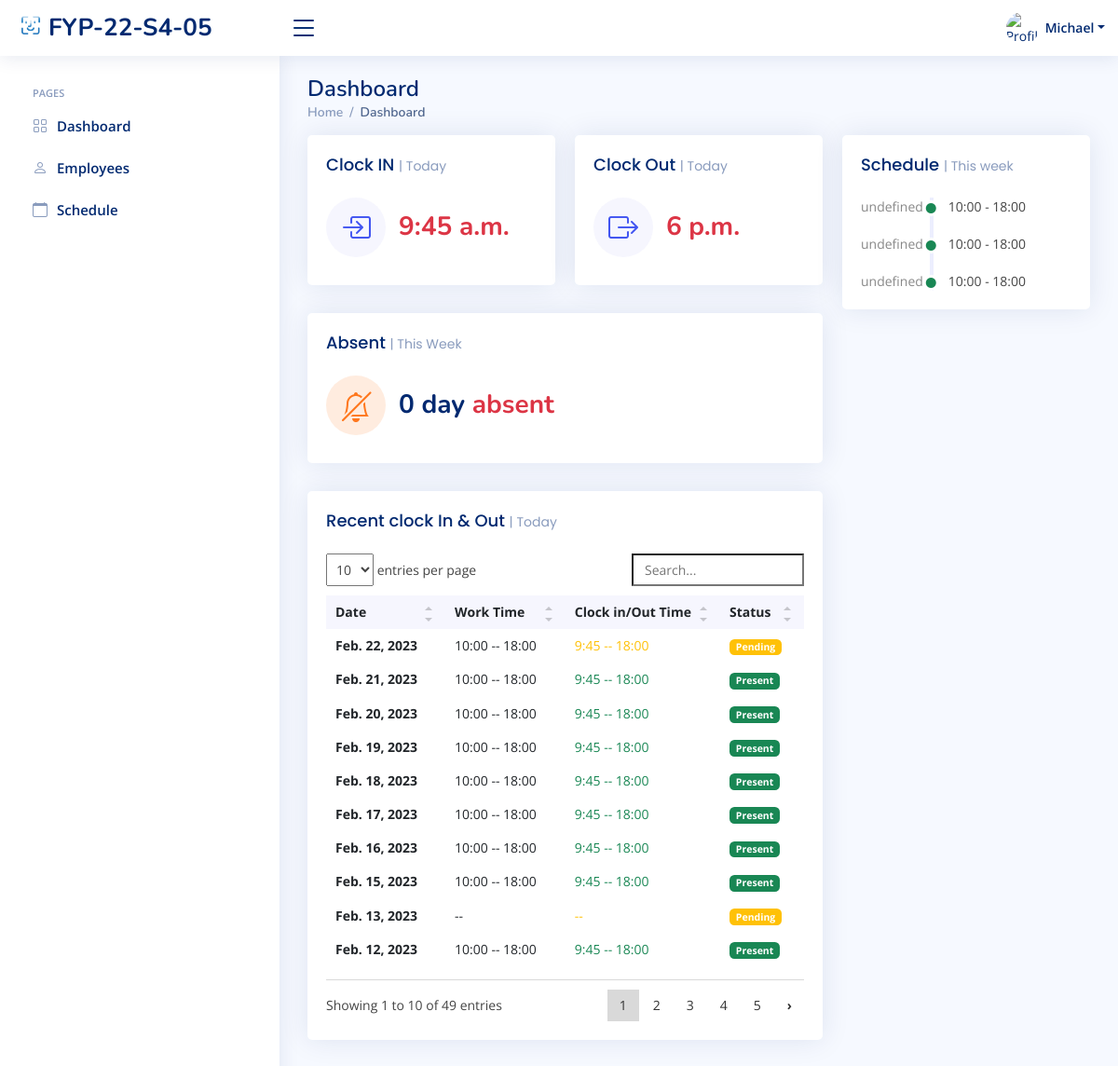
Before: /sys_admin/home/ (signed in) with the older database file.
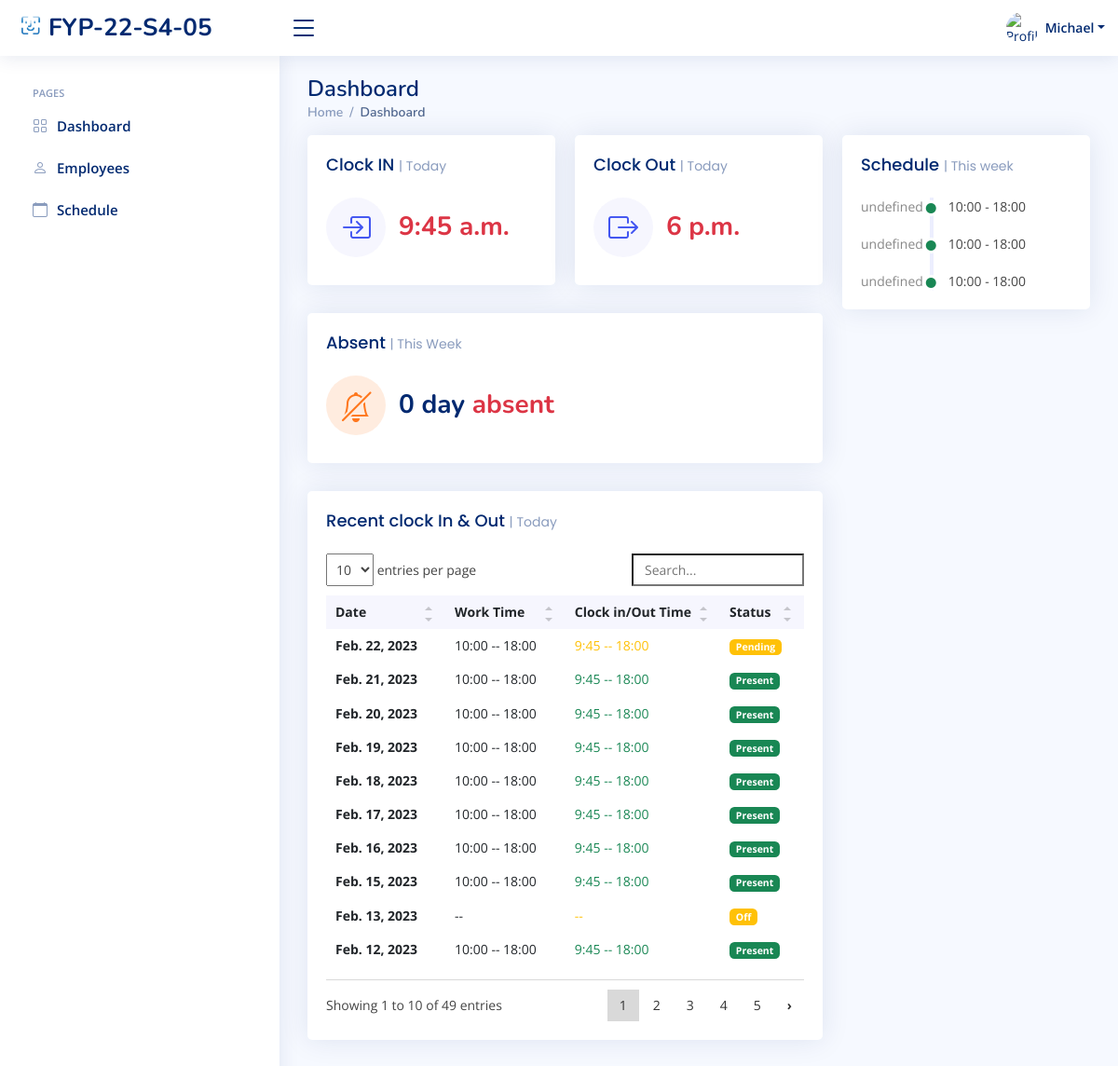
After: the same page with the newer database file.
### index/models.py (models this page shows, shortened)
class WorkSchedule(models.Model):
	WorkSchedule_id = models.BigAutoField(primary_key=True)
	Employee = models.ForeignKey(Employee,on_delete=models.CASCADE)
	InTime = models.TimeField(max_length=256, null=True, blank=True)
	OutTime = models.TimeField(max_length=256, null=True, blank=True)
	Mark = models.CharField(max_length=256,null=True)
	StartDate = models.DateField()
	StartTime = models.TimeField(null=True)
	EndTime = models.TimeField(null=True)
	class Meta:
		db_table = 'WorkSchedule'

### index/views/sys_admin.py (the view)
# urls.py: path('sys_admin/home/', sys_admin.sys_admin_home, name='sys_admin_home'),
def sys_admin_home(request):
	dt = datetime.strptime(currentDate, '%Y-%m-%d')
	start = dt - timedelta(days=dt.weekday())
	end = start + timedelta(days=6)
	startDate = start.strftime('%Y-%m-%d')
	endDate = end.strftime('%Y-%m-%d')
	Title = 'Admin Home Page'
	if 'Employee_ID' in request.session:
		fourdates = date.today() - timedelta(days=4)
		currentEmployee = Employee.objects.get(Employee_ID=request.session['Employee_ID'])
		CheckIn = ''
		CheckOut = ''
		Marklist = ['off', 'mc']
		CheckValues = WorkSchedule.objects.filter(Employee_id=request.session['Employee_ID']).filter(
			StartDate=currentDate)
		if CheckValues.exists():
			AttenCheck = WorkSchedule.objects.get(Employee_id=request.session['Employee_ID'], StartDate=currentDate)
			if AttenCheck.Mark.lower() != 'off' or AttenCheck.Mark.lower() != 'mc':
				if AttenCheck.InTime is None and AttenCheck.OutTime is not None:
					CheckIn = "Pending"
					CheckOut = AttenCheck.OutTime
				elif AttenCheck.OutTime is None and AttenCheck.InTime is not None:
					CheckIn = AttenCheck.InTime
					CheckOut = "Pending"
				elif AttenCheck.InTime is None and AttenCheck.OutTime is None:
					CheckOut = "Pending"
					CheckIn = "Pending"
				else:
					CheckIn = AttenCheck.InTime
					CheckOut = AttenCheck.OutTime
			else:
				CheckIn = 'OFF'
				CheckOut = 'OFF'
		scheduleWeek = WorkSchedule.objects.filter(Employee_id=request.session['Employee_ID'], StartDate__lte=endDate,
												   StartDate__gte=startDate, StartTime__isnull=False,
												   EndTime__isnull=False).order_by('StartDate')
		CountAsent = WorkSchedule.objects.filter(Employee_id=request.session['Employee_ID'],
												 StartDate__lte=currentDate, StartDate__gte=startDate).filter(
			Mark='Absent').count()
		RecentData = WorkSchedule.objects.filter(Employee_id=request.session['Employee_ID'],
												 StartDate__lte=currentDate).order_by("-StartDate")
		context = {
			'Role': currentEmployee.Role.Role_ID,
			'Employee_ID': currentEmployee.Employee_ID,
			'Full_Name': currentEmployee.Full_Name,
			'Job_Title': currentEmployee.Job_Title,
			'PFP': currentEmployee.Profile_Image.url,
			'Redata': RecentData,
			'ScheduleWeek': scheduleWeek,
			'count': CountAsent,
			'CheckIn': CheckIn,
			'CheckOut': CheckOut,
			'title': Title,
		}
		return render(request, 'sys_admin/sys_admin_home.html', context)
	else:
		messages.error(request, 'Please login first')
		return redirect('login')

### templates/sys_admin/sys_admin_home.html (shortened to what the changed rows need)
{% extends "index/base.html" %}
{% load static %}
{% block content %}
  <main id="main" class="main">
    <div class="pagetitle">
      <h1>Dashboard</h1>
    </div>
    <section class="section dashboard">
      <div class="row">
        <div class="col-lg-8">
          <div class="row">
            <div class="col-12">
              <div class="card recent-sales overflow-auto">
                <div class="card-body">
                  <table class="table table-borderless datatable">
                    <thead>
                      <tr>
                        <th scope="col">Date</th>
                        <th scope="col">Work Time</th>
                        <th scope="col">Clock in/Out Time</th>
                        <th scope="col">Status</th>
                      </tr>
                    </thead>
                    <tbody>
                      {% for Ad in Redata %}
                      <tr>
                        <th scope="row">{{ Ad.StartDate }}</th>
                        <td>{{ Ad.StartTime |date:"G:i"}}  --   {{ Ad.EndTime |date:"G:i"}}</td>
                        {% if Ad.Mark in 'Present' %}
                        <td><span class ="text-success">{{ Ad.InTime |date:"G:i" }}   --   {{ Ad.OutTime |date:"G:i" }}</span></td>
                        <td><span class="badge bg-success">{{ Ad.Mark }}</span></td>
                        {% elif Ad.Mark in 'Late' %}
                        <td><span class ="text-danger">{{ Ad.InTime |date:"G:i"}} </span>  --   {{ Ad.OutTime |date:"G:i"}}</td>
                        <td><span class="badge bg-success">{{ Ad.Mark }}</span></td>
                        {% elif Ad.Mark in 'Leave early' %}
                        <td>{{ Ad.InTime|date:"G:i" }}   --   <span class ="text-danger">{{ Ad.OutTime |date:"G:i"}} </span></td>
                        <td><span class="badge bg-danger">{{ Ad.Mark }}</span></td>
                        {% elif Ad.Mark in 'Pending' %}
                        <td><span class="text-warning">{{ Ad.InTime|date:"G:i" }}   --   {{ Ad.OutTime |date:"G:i"}}</span></td>
                        <td><span class="badge bg-warning">{{ Ad.Mark }}</span></td>
                            {% elif Ad.Mark in 'Off' %}
                        <td><span class="text-warning">{{ Ad.InTime|date:"G:i" }}   --   {{ Ad.OutTime |date:"G:i"}}</span></td>
                        <td><span class="badge bg-warning">{{ Ad.Mark }}</span></td>
                            {% elif Ad.Mark in 'MC' %}
                        <td><span class="text-warning">{{ Ad.InTime|date:"G:i" }}   --   {{ Ad.OutTime |date:"G:i"}}</span></td>
                        <td><span class="badge bg-warning">{{ Ad.Mark }}</span></td>
                        {% else %}
                        <td><span class ="text-danger">{{ Ad.InTime |date:"G:i"}}   --   {{ Ad.OutTime |date:"G:i"}}</span></td>
                        <td><span class="badge bg-danger">{{ Ad.Mark }}</span></td>
                        {% endif %}
                      </tr>
                      {% endfor %}
                    </tbody>
                  </table>
                </div>
              </div>
            </div>
          </div>
        </div>
      </div>
    </section>
  </main>
{% endblock content %}

Changed rows visible on the page:
changed WorkSchedule: Mark "Pending" → "Off"
